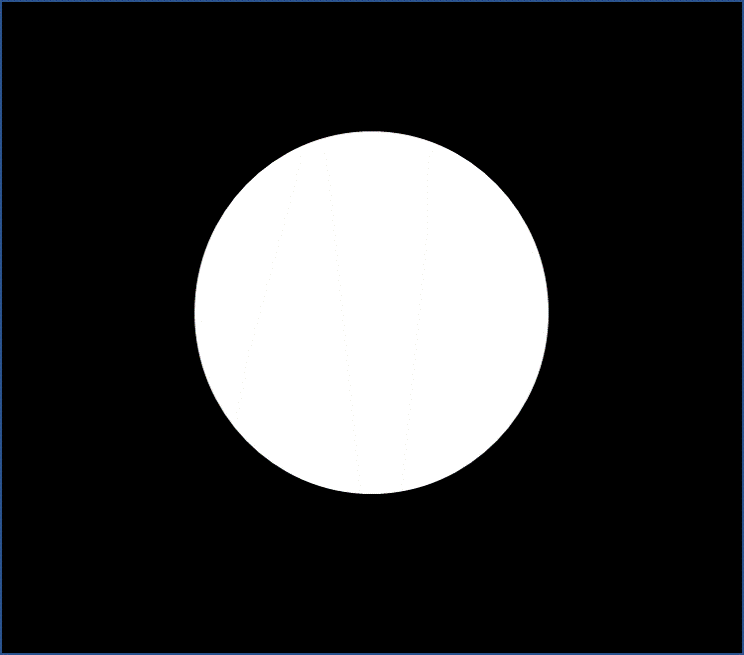
#> input picture test/past/try_Centre/cw3.png, 744 x 655 px
$ python TryCentroidal2.py   (older library calls are emulated)
#> lines starting #> are read from the running program, lines starting #| are printed output that depends on the picture; after the words box and inside, x2 and y2 are one past the last pixel; in counts of white or black regions, pixels touching at a corner belong together
import cv2
import numpy as np

img = cv2.imread('cw3.png')
#> img is the input picture: shape (655, 744, 3); mean B, G, R 54.4, 53.7, 53.2

gray = cv2.cvtColor(img,cv2.COLOR_BGR2GRAY)


ret, gray = cv2.threshold(gray,10,255,cv2.THRESH_BINARY)
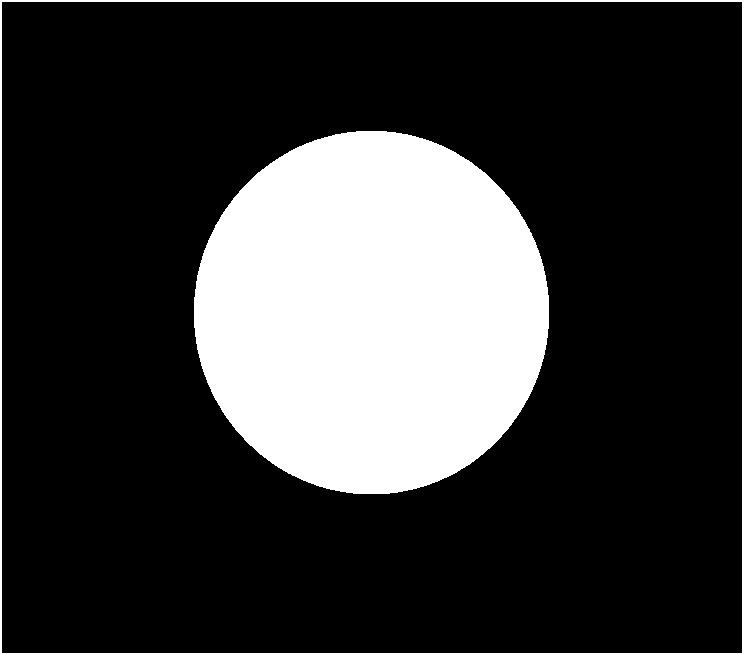
#> gray: shape (655, 744); 22% white; 2 white regions

image, contours,hierarchy = cv2.findContours(gray,cv2.RETR_TREE,cv2.CHAIN_APPROX_SIMPLE)
#> contours = 3 contours; box (x1, y1, x2, y2) and area: (0, 0, 744, 655) 485922, (1, 1, 743, 654) 483130, (194, 131, 549, 494) 100951

centers = []
for i in contours:


    (x,y,w,h)= cv2.boundingRect(i)

    if (w>300) and (h>300) and (w<400) and (h<400):
        #print(w,h)
        xw = x + w
        yh = y + h

        cv2.circle(img,(x,y),3,(0,255,0),-1)
        cv2.circle(img,(xw,yh),3,(100,0,255),-1)
        #cv2.rectangle(img,(x,y),(xw,yh),(0,255,0),2)


        midx = int ((xw-x)/2)
        midy = int ((yh-y)/2)
        cx = x + midx
        cy = y + midy
        #centers.append((cx,cy))

        cv2.circle(img,(cx,cy),3, (100,100,255),-1)
#> this loop made 3 passes
#> (x, y, w, h, xw, yh, midx, midy) on pass 3: (194, 131, 355, 363, 549, 494, 177, 181)
#> (i, x, y, w, h) on pass 1: ([[0, 0], [0, 654], [743, 654], [743, 0]], 0, 0, 744, 655)
#> img: shape (655, 744, 3); 0.02% of pixels changed, all inside (x1, y1, x2, y2) = (191, 128, 553, 498)

#cv2.imshow('contours',img)


#corners = cv2.goodFeaturesToTrack(gray, 100,0.02,10)
#corners = cv2.goodFeaturesToTrack(gray, 70,0.1,10)
corners = cv2.goodFeaturesToTrack(gray, 30,0.1,10)
#> corners = 30 rows, first 8: [741, 652], [2, 652], [741, 2], [2, 2], [531, 233], [215, 225], [292, 475], [390, 493]
corners = np.int0(corners)

#cv2.imshow('result',img)

#print('corners',len(corners))

for i2 in corners:
    x2,y2 = i2.ravel()
    cv2.circle(img,(x2,y2),3,255,-1)
#> this loop made 30 passes
#> (x2, y2) on passes 1 to 12: (741, 652), (2, 652), (741, 2), (2, 2), (531, 233), (215, 225), (292, 475), (390, 493), (353, 493), (403, 491), (340, 491), (413, 489)
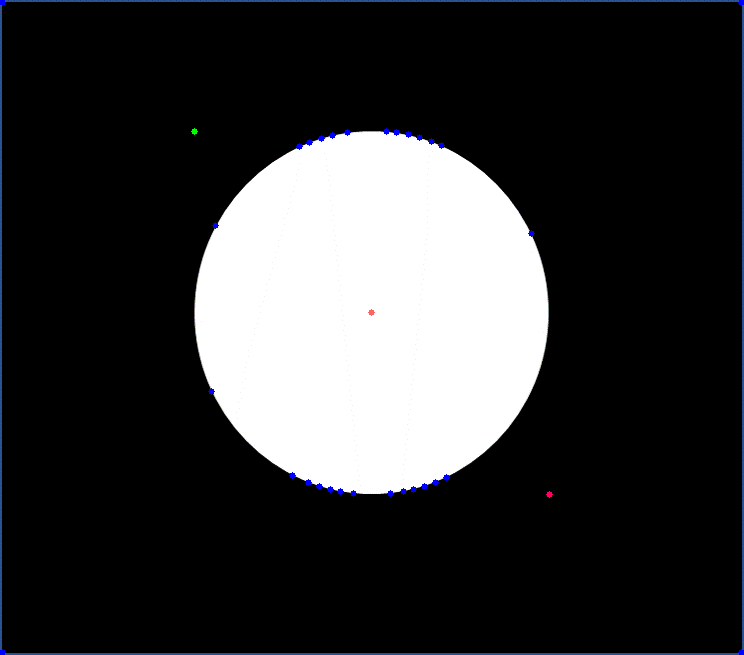
#> img: shape (655, 744, 3); mean B, G, R 54.7, 53.5, 53.1
            #print(x,y)


#print('corners',len(corners))

cv2.imshow('corners',img)


cv2.waitKey()
cv2.destroyAllWindows()

$ run again, with test/past/try_Centre/cw2.png copied over test/past/try_Centre/cw3.png
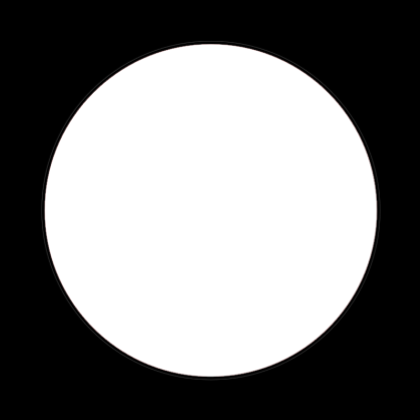
#> input picture test/past/try_Centre/cw2.png, 420 x 420 px
#> img is the input picture: shape (420, 420, 3); mean B, G, R 125.7, 125.7, 125.8
#> `ret, gray = cv2.threshold(gray,10,255,cv2.THRESH_BINARY)`:
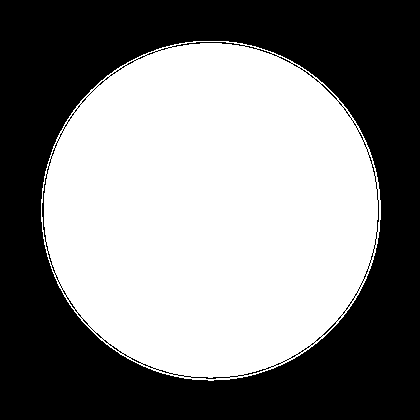
#> gray: shape (420, 420); 50.8% white; 2 black regions
#> contours = 213 contours, 195 with area under 20; largest, box (x1, y1, x2, y2) and area: (41, 41, 381, 381) 90238, (171, 41, 246, 48) 162, (41, 173, 48, 243) 159, (190, 376, 231, 380) 83, (376, 199, 380, 233) 66
#> the loop `for i in contours:  ` made 213 passes
#> (x, y, w, h, xw, yh, midx, midy) on pass 1: (41, 41, 340, 340, 381, 381, 170, 170)
#> corners = 30 rows, first 8: [378, 221], [207, 378], [181, 44], [233, 43], [44, 237], [43, 191], [251, 46], [48, 256]
#> the loop `for i2 in corners:` made 30 passes
#> after the loop `for i2 in corners:`:
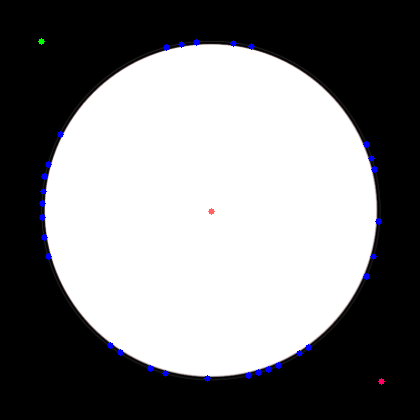
#> img: shape (420, 420, 3); mean B, G, R 126.8, 125.6, 125.7
